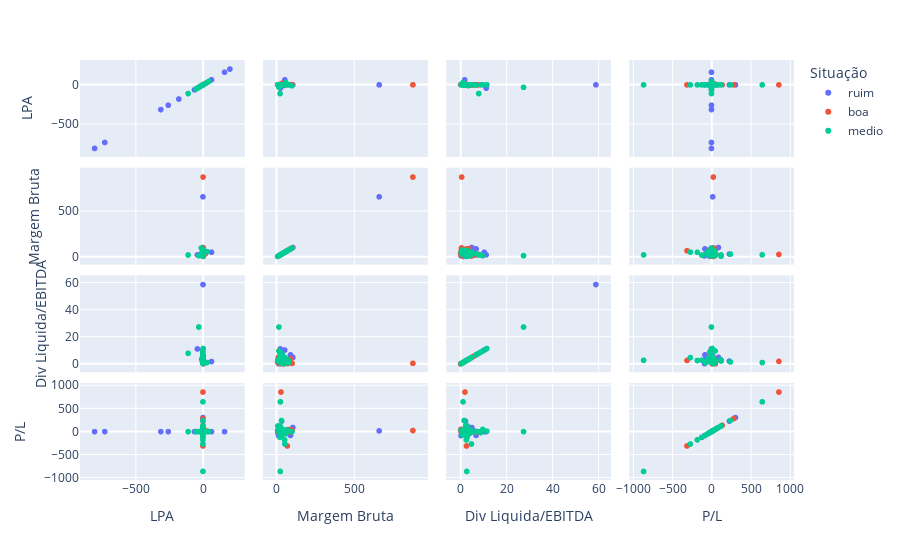

Notebook code for this chart:
### Code cell
grafico = px.scatter_matrix(df, dimensions=['LPA', "Margem Bruta", "Div Liquida/EBITDA","P/L"], color='Situação')
grafico.show()

### Figure 1 — Plotly figure (JSON) as saved in the notebook; plotly's stock layout.template omitted (floating-point values rounded to 4 significant figures; data arrays with more than 128 entries replaced by an {"elided": "..."} marker saying what was removed)
{"data": [{"dimensions": [{"axis": {"matches": true}, "label": "LPA", "values": {"elided": "188 float values"}}, {"axis": {"matches": true}, "label": "Margem Bruta", "values": {"elided": "188 float values"}}, {"axis": {"matches": true}, "label": "Div Liquida/EBITDA", "values": {"elided": "188 float values"}}, {"axis": {"matches": true}, "label": "P/L", "values": {"elided": "188 float values"}}], "hovertemplate": "Situação=ruim<br>%{xaxis.title.text}=%{x}<br>%{yaxis.title.text}=%{y}<extra></extra>", "legendgroup": "ruim", "marker": {"color": "#636efa", "symbol": "circle"}, "name": "ruim", "showlegend": true, "type": "splom"}, {"dimensions": [{"axis": {"matches": true}, "label": "LPA", "values": [0.18, -0.05, 0.76, 1.31, 0.83, 0.92, 0.25, 2.14, 2.72, 2.77, 4.32, null, 0.99, 24.19, 0.26, 0.7, 0.35, null, 2.01, null, 0.81, 2.6, 1.12, 0.27, 5.05, 2.44, 1.23, 0.79, 7.08, -12.8, 3.46, 5.21, 4.31, 3.42, 1.24, 5.99, 1.54, null, 3.41, 0.86, -0.1, 0.84, 0.61, 0.43, 1.47, -0.43, 0.08, 9.87, null, -1.7, 1.91, 0.42, 4.39, 1.15, 1.41, 2.37, 1.46, 0.93, -1.68, 3.07, 5.1, 1.86, 3.58, 1.11, 0.52, 1.15, -1.53, 0.02, 0.97, 0.42, 2.31, 4.02, -3.23, 7.84, 1.29, 1.48, 0.41, 18.35, -0.63, -1, 2.82, -0.28, 1.49, 1.41, -0.79, 0.68, 4.73, 1.79, -1.67, 2.42, 0.8, 0.78, 2.82, 1.21, 2.84, 1.49, 0.7, -34.5, null]}, {"axis": {"matches": true}, "label": "Margem Bruta", "values": [87.95, 70.48, 43.16, 42.48, 66.36, 76.41, null, null, null, null, null, null, null, null, null, 98.84, 91.86, null, null, null, 48.05, 71.78, null, 33.49, 21.75, null, null, 23.99, 30.95, null, 23.98, null, 37.61, 36.43, 57.93, null, 62.75, null, 23.63, 27.43, null, 24.18, 32.44, null, 101, null, null, null, null, 51.23, null, null, 29.56, null, 50.81, 49.15, 29.83, 65.4, 12.64, 51.53, 58.91, 66.56, null, 25.61, 37.46, 45.69, 23.15, 29.79, 58.2, 70.34, 39.06, 30.65, 13.66, null, 30.93, 76.03, 51.29, 35.62, 87, 30.54, 100, null, 74.13, 26.83, 25.65, 36.63, 47.02, 58.2, 27.06, 48.38, 64.51, 90.63, 7.91, 37.66, 42.08, null, 878, null, null]}, {"axis": {"matches": true}, "label": "Div Liquida/EBITDA", "values": [2.03, 2.6, 0.2, 0.34, null, 2.91, null, null, null, null, null, null, null, null, null, null, 3.71, null, null, null, 2.53, 3.38, null, 2.41, 1.39, null, null, null, 2.02, null, 1.53, null, 2.31, 2.4, 1.96, null, 1.15, null, 2.7, 3.23, null, 0.87, 3.04, null, 0.42, null, null, null, null, 2.33, null, null, 1.97, null, 0.39, 0.83, 1.15, null, 4.61, null, 0.45, 2.21, null, 0.12, 2.78, 4.74, 3.93, 1.94, 0.9, 0.78, 0.58, 1.81, 4.94, null, 1.65, 2.23, null, null, null, 7.82, null, null, 0.35, 0.11, 7.25, 0.5, 0.87, 0.59, 5.64, 0.022, 0.88, 2.62, 1.32, 3.33, 1.58, null, 0.49, null, null]}, {"axis": {"matches": true}, "label": "P/L", "values": [14.92, -312.2, 14.88, 24.03, 21.91, 7.42, 61.92, 8.04, 11.31, 11.57, 5.65, null, 12.17, 12.5, 26.97, 27.99, 42.07, null, 13.99, null, 20.98, 7.83, 0.02, 37.1, 8.79, 9.85, 12.45, 13.37, 6.38, -2.77, 8.57, 6.99, 7.13, 10.78, 7.87, 9.09, 16.06, null, 10.63, 29.9, -125.4, 11.56, 21.53, 27.13, 20.66, -15.58, 284.4, 43.1, null, -5.52, 10.36, 136.5, 13.28, 8.57, 13.88, 14.63, 30.94, 20.31, -5.6, 6.26, 15.82, 15.72, 9.92, 8.25, 6.71, 12.93, -13.7, 861.2, 30.4, 42.56, 21.07, 55.37, -1.34, 22.97, 12.33, 45.8, 28.16, 2.31, -14.35, -14.15, 10.19, -40.51, 15.15, 49.3, -11.1, 26.18, 14.58, 13.41, -1.58, 17.46, 38.02, 9.58, 24.94, 6.81, 9.44, 16.74, 24.05, -0.2, null]}], "hovertemplate": "Situação=boa<br>%{xaxis.title.text}=%{x}<br>%{yaxis.title.text}=%{y}<extra></extra>", "legendgroup": "boa", "marker": {"color": "#EF553B", "symbol": "circle"}, "name": "boa", "showlegend": true, "type": "splom"}, {"dimensions": [{"axis": {"matches": true}, "label": "LPA", "values": [2.25, -1.42, 3.31, 1.03, 4.42, 1.69, 1.61, 8.48, 1.8, -12.26, 0.67, 2.5, 4.16, -4.04, 44.06, 1.62, 9.29, 0.95, -53.1, 8.78, -0.55, 1.23, 40.31, -43.19, 0.26, 30.04, -0.9, 0.29, -0.01, 0.04, 0.56, 1.37, 0.13, -31.58, 0.2, 1.16, -0.21, 0.18, -0.46, 0.21, -4.47, 2.11, 0.26, -0.32, 0.93, 0.64, -0.46, 0.78, -6.09, -0.48, 2.83, -0.91, -0.84, 8.92, 0.03, -3.83, 0.24, -0.43, -41.43, -27.44, -0.56, 3.17, 0.59, 1.31, -0.09, 0.86, 1.6, 0.42, -110.4, -1.51, -0.03, -30.78, -0.28, -0.03, 1.33, 0.53, -2.7, -1.87, 0.16, 3.25, 0.61, -8.26, -0.03, 0.15, -19.93, 0.31, -1.26, 0, 1.36]}, {"axis": {"matches": true}, "label": "Margem Bruta", "values": [null, 31.89, null, null, null, null, null, null, null, 100, null, 15.73, null, 25.31, null, null, null, null, null, null, null, 44.85, null, null, null, 60.54, null, null, 24.74, 33.23, null, 26.93, 9.84, null, null, 33.61, 39.79, 25.83, 24.13, 16.66, null, 44.8, 38.14, 27.13, 70.83, 14.96, null, null, null, 42.83, null, null, 18.68, null, 25.93, null, 19.1, null, null, null, 50.89, 31.61, null, 69.71, 54.8, null, null, null, 23.85, null, 22.83, 16.53, 60.64, 34.79, 77.14, 28.07, null, 39.69, 23.91, 78.34, 16.7, null, 53.18, null, null, 49.05, 18.03, 31.34, 26.75]}, {"axis": {"matches": true}, "label": "Div Liquida/EBITDA", "values": [null, 2.95, null, null, null, null, null, null, 11.47, null, null, 2.67, null, 1.65, null, null, null, null, null, null, null, null, null, null, null, 1.07, null, null, 2.72, 1.53, null, 1.72, 2.2, null, null, 0.71, 1.36, 4.53, 8.84, 9.67, null, null, 1.77, 3.79, 3.1, 3.02, null, null, null, 2.72, null, null, 4.26, null, 1.08, null, 2.95, null, null, null, 1.8, null, null, 1.03, 4.77, null, null, null, 7.92, null, 2.83, 27.45, 3.52, 0.85, 2.69, 3.92, null, 6.7, 3.05, 0.93, null, null, 2.54, null, null, 0.24, 1.82, 2.47, 1.09]}, {"axis": {"matches": true}, "label": "P/L", "values": [20.41, -8.46, 14.15, 5.44, 6.62, 5.28, 11.49, 3.3, 9.86, -1.67, 19.08, 14.68, 6.31, -18.37, 0.36, 14.85, 2.94, 18.12, -0.75, 10.81, -17.35, 15.08, 3.47, -1.85, 29.84, 1.97, -9, 30.79, -866.7, 241.3, 20.53, 9.87, 123.0, -0.99, 24.17, 14.42, -6.4, 25.7, -20.24, 47.53, -3.02, 10.71, 51.53, -7.81, 36.29, 23.53, -13.97, 28.49, -1.61, -4.83, 7.05, -7.9, -30.3, 3.04, 648.3, -0.34, 9.33, -19.36, -0.42, -0.65, -6.18, 12.33, 23.77, 23.08, -269.7, 17.38, 7.04, 3.07, -0.01, -2.32, -123.7, -0.2, -49.16, -73.93, 24.74, 32.47, -32.18, -3.18, 122.3, 6.77, 15.24, -1.63, -180.6, 86.13, -1.88, 32.6, -12.99, null, 16.51]}], "hovertemplate": "Situação=medio<br>%{xaxis.title.text}=%{x}<br>%{yaxis.title.text}=%{y}<extra></extra>", "legendgroup": "medio", "marker": {"color": "#00cc96", "symbol": "circle"}, "name": "medio", "showlegend": true, "type": "splom"}], "layout": {"dragmode": "select", "legend": {"title": {"text": "Situação"}, "tracegroupgap": 0}, "margin": {"t": 60}}}
